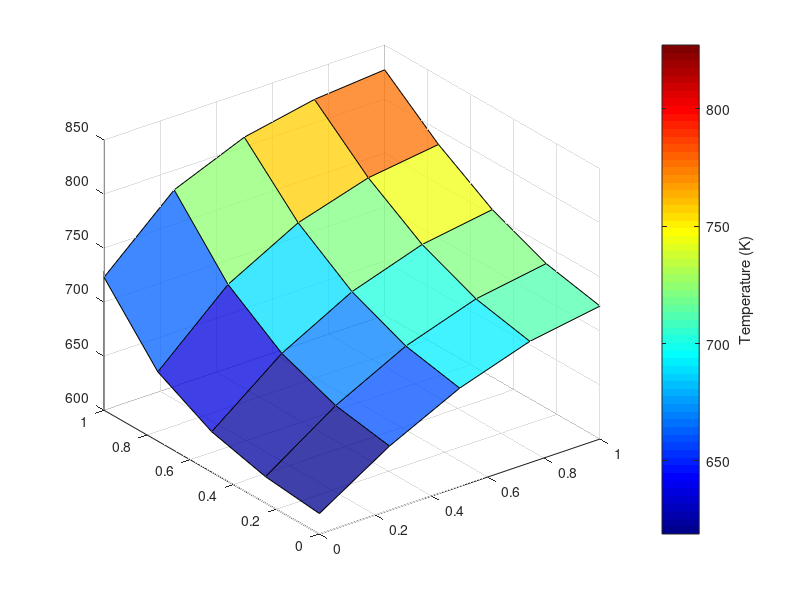

Reproduce this figure in MATLAB. (Note: this script raises an error after producing the figure.)
%%This program solves 2D heat transfer problems using the finite-difference
%%method
%Author: Ethan Shoemaker
%ME 450 - Fall 2021

clear all
close all
clc

x_dim = 1; %enter x-dimension here
y_dim = 1; %enter y-dimension here
%N = 4; %number of nodes in each direction
%given surface temperatures
N_surface = 873;
W_surface = 573;
T_max = [];
T_avg = [];


for N = 5:5:100

    delta_x = x_dim/N; %delta_x
    delta_y = y_dim/N; %delta_y
    x = 0:1/(N-1):1;
    y = x;
    [X,Y] = meshgrid(x,y);
    F = zeros(N*N,1);
 

    %B = N+1:N:(N*N)-((N-1)+N);
    %C = [2:1:N-1];
    D = N+2:1:2*N-1;
    G = [];

    for i = 1:N-3
        E = (D(1)+i*N):1:(D(N-2)+i*N);
        D = [D E];
    end

    A = eye(N*N);

    F(1,1) = 0.25*(W_surface)+0.25*(N_surface);

    for i = N+1:N:(N*N)-((N-1)+N)
        F(i,1) = .25*W_surface;
    end

    for i = 2:1:N-1
        F(i,1) = .25*N_surface;
    end

    for i = D
        A(i,i+1) = -0.25;
        A(i,i+N) = -0.25;
        A(i,i-N) = -0.25;
        A(i,i-1) = -0.25;
    end

    F((N*N)-(N-1),1) = (1/3)*W_surface;
    F(N,1) = (1/3)*N_surface;

    %top left node
    A(1,2) = -0.25;
    A(1,N+1) = -0.25;

    %top right node
    A(N,N-1) = -1/3;
    A(N, N*2) = -1/3;

    %bottom left node
    A(1+(N*(N-1)),1+(N*(N-1))-N) = -1/3;
    A(1+(N*(N-1)),2+(N*(N-1))) = -1/3;

    %bottom right node
    A(N*N,(N*N)-1) = -0.5;
    A(N*N,(N*N)-N) = -0.5;

    %top row non-corner nodes

    for i = 2:N-1
        A(i,i-1) = -0.25;
        A(i,i+1) = -0.25;
        A(i,i+N) = -0.25;
    end

    %bottom row non-corner nodes

    for i = N*N-(N-2):(N*N)-1
        A(i,i-1) = -1/3;
        A(i,i+1) = -1/3;
        A(i,i-N) = -1/3;
    end

    %right side non-corner nodes

    for i = 2*N:N:(N*N)-N
        A(i,i-N) = -1/3;
        A(i,i-1) = -1/3;
        A(i,i+N) = -1/3;
    end

    %left side non-corner nodes

    for i = 1+N:N:(N*N)-N-(N-1)
        A(i,i+1) = -0.25;
        A(i,i-N) = -0.25;
        A(i,i+N) = -0.25;
    end

    Z = A\F;

    T = reshape(Z,N,N);
    T_heatmap = flip(flip(T),2);


    figure();
    surf(X,Y,flip(T'),'FaceAlpha',0.75)
    colorbar
    colormap jet
    h = colorbar;
    ylabel(h, 'Temperature (K)')
    title("Surface Plot of Temperature (K) - " + N + "x" + N + " mesh")
    xlabel('x-distance (m)')
    ylabel('y-distance (m)')
    zlabel('Temperature (K)')

    figure();
    heatmap(T_heatmap,'Colormap',jet)
    title("Temperature(K) Heatmap - " + N + "x" + N + " mesh")
    xlabel('Node Column')
    ylabel('Node Row')
    

    figure();
    contour(X,Y,flip(T'),30,'showtext','on')
    l = colorbar;
    ylabel(l, 'Temperature (K)')
    title("Contour Plot of Isotherm Lines - " + N + "x" + N + " mesh")
    xlabel('x-distance (m)')
    ylabel('y-distance (m)')

    
    tmax = max(T,[],'all');
    T_max = [T_max tmax];
    

    %tavg = mean(T,'all');
    %T_avg = [T_avg tavg];
end

j = 5:5:100;
figure();
plot(j,T_max)
xlabel('# of Nodes in Each Direction')
ylabel('Max Temperature (K)')
title('Max Temperature (K) vs # of Nodes in Each Direction')
